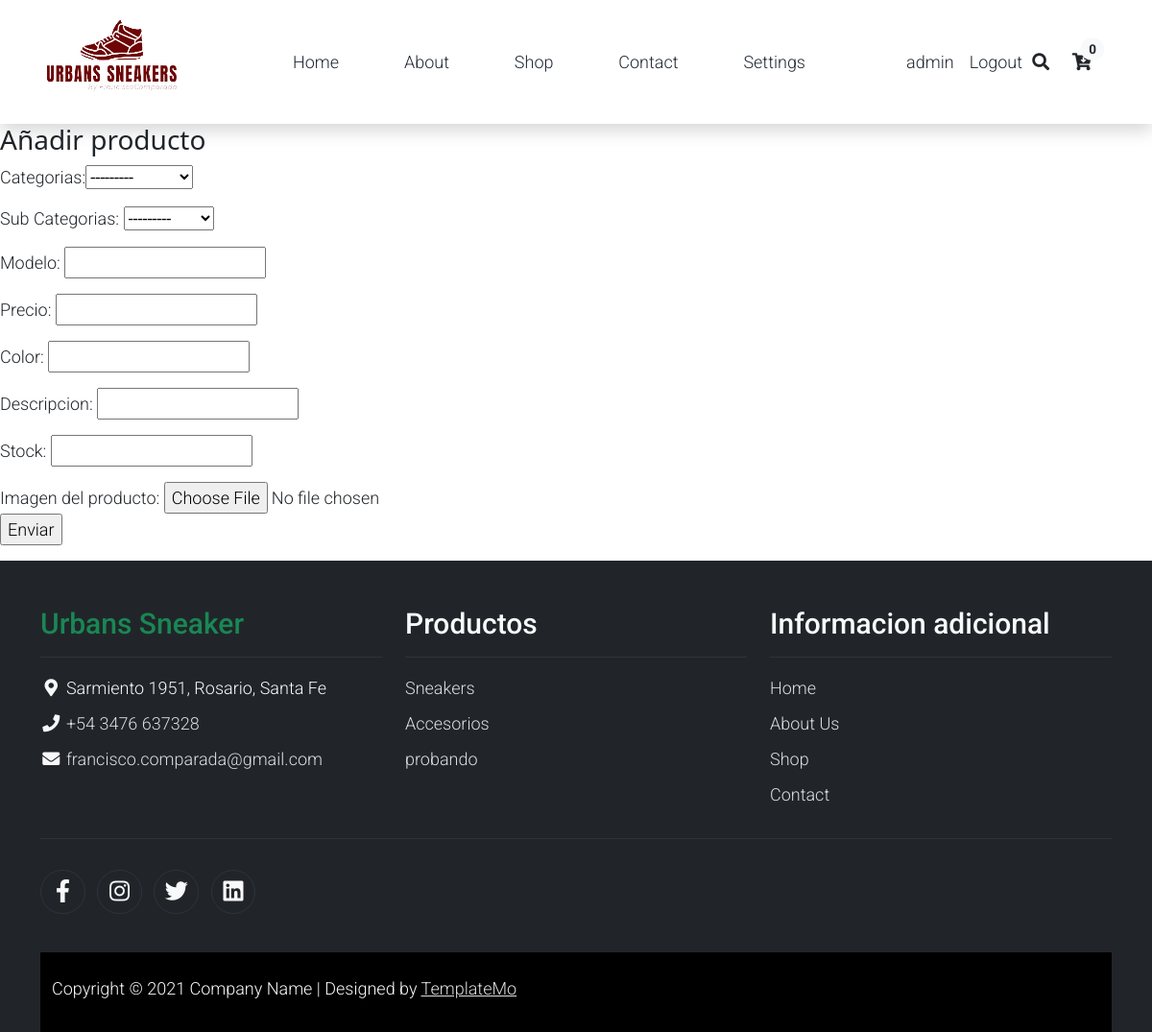
/Productos/create_product/ (signed in), run on the app's committed database.
### Productos/models.py (models this page shows)
class Category(models.Model):
    category=models.CharField(max_length=75)
    def __str__(self):
        return self.category

class Sub_Category(models.Model):
    category=models.ForeignKey('Category',on_delete=models.CASCADE,null=True)
    sub_category=models.CharField(max_length=75)
    img_sub_category=models.ImageField(null=True, upload_to='img_sub_Category/')
    def __str__(self):
        return self.sub_category

### Productos/views.py (the view)
# urls.py: path('create_product/', create_product, name='create_product'),
@login_required
def create_product(request):
    if request.user.is_superuser:
        if request.method == 'POST':
            form = Formulario_Product(request.POST, request.FILES)
            if form.is_valid():
                Product.objects.create(
                    category= form.cleaned_data['category'],
                    sub_category= form.cleaned_data['sub_category'],
                    model=form.cleaned_data['model'],
                    price=form.cleaned_data['price'],
                    coulor=form.cleaned_data['coulor'],
                    description=form.cleaned_data['description'],
                    stock = form.cleaned_data['stock'],
                    img = form.cleaned_data['img'],
                )
                return redirect('/setting')
        elif request.method == 'GET':
            form = Formulario_Product()
            context = {'form':form}
            return render(request, 'Productos/create_product.html', context=context)
    else:
         return redirect('/')

### Productos/forms.py
class Formulario_Product(forms.Form):
    category=forms.ModelChoiceField(label='Categoria', queryset=Category.objects.all())
    sub_category=forms.ModelChoiceField(label='Sub-Categoria', queryset=Sub_Category.objects.all())
    model=forms.CharField(max_length=40)
    price=forms.IntegerField()
    coulor=forms.CharField(max_length=40,required=False)
    description=forms.CharField(max_length=400)
    stock=forms.IntegerField()
    img= forms.ImageField(required=False)

### Cart/context_processors.py (called while the page is built)
def total_cart_amount(request):
    total=0
    if request.user.is_authenticated:
        if 'cart' in request.session:
            for key,value in request.session['cart'].items():
                total = total +(float(value['price']))
    return{'total_cart_amount':total}

def total_product(request):
    total=0
    if request.user.is_authenticated:
        if 'cart' in request.session:
            for key,value in request.session['cart'].items():
                total = total +(int(value['cant']))
    return{'total_product':total}

### Productos/context_processors.py (called while the page is built)
def id_category(request):
    id_category=Category.objects.all()
    return{
        'id_category':id_category,
    }

def id_sub_category(request):
    id_sub_category=Sub_Category.objects.all()
    return{
        'id_sub_category':id_sub_category,
    }

def id_product(request):
    id_product=Product.objects.all()
    return{
        'id_product':id_product,
    }

### templates/Productos/create_product.html (shortened to what this page needs)
<!DOCTYPE html>
<html lang="en">
    {% extends 'General/index.html' %}
    {% block base %}
    {% load static %}
<form action="" method="POST" enctype="multipart/form-data">
    <h3>Añadir producto</h3>
     <div class="form-row">
          <div class="form-group col-md-6" >
              <label >Categorias:{{ form.category }}</label>
          </div>
          <div class="form-group col-md-6" >
              <label >Sub Categorias: {{ form.sub_category }}</label>
          </div>
          <div class="form-group col-md-6">
              <label for="exampleInputPassword1">Modelo:</label>
              {{ form.model }}
            </div>
            <div class="form-group col-md-6">
              <label for="exampleInputPassword1">Precio:</label>
              {{ form.price }}
            </div>
            <div class="form-group col-md-6">
              <label for="exampleInputPassword1">Color:</label>
              {{ form.coulor }}
            </div>
            <div class="form-group">
              <label for="exampleInputPassword1">Descripcion:</label>
              {{ form.description }}
            </div>
            <div class="form-group">
              <label for="exampleInputPassword1">Stock:</label>
              {{ form.stock }}
            </div>
            <div class="form-group">
              <label for="exampleFormControlFile1">Imagen del producto:</label>
              {{ form.img }}
            </div>
        </div>
    <p><input type="submit" value="Enviar"></p>
    </form>
    {% endblock %}

### templates/General/index.html (shortened to what this page needs)
{% load bootstrap5 %}
{% load static %}
<!DOCTYPE html>
<html lang="en">
<head>
    <link rel="stylesheet" href='{% static "css/bootstrap.min.css" %}'>
    <link rel="stylesheet" href='{% static "css/templatemo.css" %}'>
    <link rel="stylesheet" href='{% static "css/custom.css" %}'>
    <link rel="stylesheet" href='{% static "css/fontawesome.min.css" %}'>
    <link href="https://cdn.jsdelivr.net/npm/bootstrap@5.2.0/dist/css/bootstrap.min.css" rel="stylesheet">
</head>
<body>
    <nav class="navbar navbar-expand-lg navbar-light shadow">
        <div class="container d-flex justify-content-between align-items-center">
            <a class="navbar-brand text-success logo h1 align-self-center" href="/">
                <img src='{% static "img/favicon.ico" %}' alt="logoempresa" width="150" height="95">
            </a>
            <div class="align-self-center collapse navbar-collapse flex-fill  d-lg-flex justify-content-lg-between" id="templatemo_main_nav">
                <div class="flex-fill">
                    <ul class="nav navbar-nav d-flex justify-content-between mx-lg-auto">
                        <li class="nav-item">
                            <a class="nav-link" href="/">Home</a>
                        </li>
                        <li class="nav-item">
                            <a class="nav-link" href="#">About</a>
                        </li>
                        <li class="nav-item">
                            <a class="nav-link" href="/shop/">Shop</a>
                        </li>
                        <li class="nav-item">
                            <a class="nav-link" href="#"> Contact </a>
                        </li>
                        {% if request.user.is_authenticated %}
                        {% if request.user.is_superuser %}
                        <li class="nav-item">
                            <a class="nav-link" href="/setting/">Settings</a>
                        </li>
                        {% endif %}
                        {% endif %}
                    </ul>
                </div>
                <div class="navbar align-self-center d-flex">
                    <ul class="nav navbar-nav d-flex justify-content-between mx-lg-auto">
                        {% if request.user.is_authenticated %}
                            {% if request.user.profile.image.url %}
                                <li class="nav-item">
                                    <a class="nav-link" href="#">
                                        <img width="45" height="45" src= '{{ request.user.profile.image.url }}' alt='imagen de {{ request.user.username }}'>{{ request.user.username }} </a>
                                </li>
                            {% else %}
                                <li class="nav-item">
                                    <a class="nav-link" href="#"> {{ request.user.username }} </a>
                                </li>
                            {% endif %}
                            <li class="nav-item">
                                <a class="nav-link" href="/users/logout/">Logout  </a>
                            </li>
                {% endif %}
                <div class="navbar align-self-center d-flex">
                    <a class="nav-icon d-none d-lg-inline" href="#" data-bs-toggle="modal" data-bs-target="#templatemo_search">
                        <i class="fa fa-fw fa-search text-dark mr-2"></i>
                    </a>
                    {% if request.user.is_authenticated %}
                    <a class="nav-icon position-relative text-decoration-none" href="/Cart/cart/">
                        <i class="fa fa-fw fa-cart-arrow-down text-dark mr-1"></i>
                        <span class="position-absolute top-0 left-100 translate-middle badge rounded-pill bg-light text-dark">{{total_product}}</span>
                    </a>
                    {% endif %}
                </div>
            </div>
        </div>
    </nav>
    {% block base %}{% endblock %}
    <footer class="bg-dark" id="tempaltemo_footer">
        <div class="container">
            <div class="row">
                <div class="col-md-4 pt-5">
                    <h2 class="h2 text-success border-bottom pb-3 border-light logo">Urbans Sneaker</h2>
                    <ul class="list-unstyled text-light footer-link-list">
                        <li>
                            <i class="fas fa-map-marker-alt fa-fw"></i>
                            Sarmiento 1951, Rosario, Santa Fe
                        </li>
                        <li>
                            <i class="fa fa-phone fa-fw"></i>
                            <a class="text-decoration-none" href="tel:010-020-0340">+54 3476 637328</a>
                        </li>
                        <li>
                            <i class="fa fa-envelope fa-fw"></i>
                            <a class="text-decoration-none" href="mailto:info@company.com">francisco.comparada@gmail.com</a>
                        </li>
                    </ul>
                </div>
                <div class="col-md-4 pt-5">
                    <h2 class="h2 text-light border-bottom pb-3 border-light">Productos</h2>
                    <ul class="list-unstyled text-light footer-link-list">
                        {% if id_category %}
                        {% for categoria in id_category %}
                        <li><a class="text-decoration-none" href="/Productos/Shop_Category/{{categoria.id}}">{{categoria.category}}</a></li>
                        {% endfor %}
                        {% endif %}
                    </ul>
                </div>
                <div class="col-md-4 pt-5">
                    <h2 class="h2 text-light border-bottom pb-3 border-light">Informacion adicional</h2>
                    <ul class="list-unstyled text-light footer-link-list">
                        <li><a class="text-decoration-none" href="/">Home</a></li>
                        <li><a class="text-decoration-none" href="#">About Us</a></li>
                        <li><a class="text-decoration-none" href="/shop/">Shop </a></li>
                        <li><a class="text-decoration-none" href="#">Contact</a></li>
                    </ul>
                </div>
            </div>
            <div class="row text-light mb-4">
                <div class="col-12 mb-3">
                    <div class="w-100 my-3 border-top border-light"></div>
                </div>
                <div class="col-auto me-auto">
                    <ul class="list-inline text-left footer-icons">
                        <li class="list-inline-item border border-light rounded-circle text-center">
                            <a class="text-light text-decoration-none" target="_blank" href="http://facebook.com/"><i class="fab fa-facebook-f fa-lg fa-fw"></i></a>
                        </li>
                        <li class="list-inline-item border border-light rounded-circle text-center">
                            <a class="text-light text-decoration-none" target="_blank" href="https://www.instagram.com/"><i class="fab fa-instagram fa-lg fa-fw"></i></a>
                        </li>
                        <li class="list-inline-item border border-light rounded-circle text-center">
                            <a class="text-light text-decoration-none" target="_blank" href="https://twitter.com/"><i class="fab fa-twitter fa-lg fa-fw"></i></a>
                        </li>
                        <li class="list-inline-item border border-light rounded-circle text-center">
                            <a class="text-light text-decoration-none" target="_blank" href="https://www.linkedin.com/"><i class="fab fa-linkedin fa-lg fa-fw"></i></a>
                        </li>
                    </ul>
            </div>
        </div>
        <div class="w-100 bg-black py-3">
            <div class="container">
                <div class="row pt-2">
                    <div class="col-12">
                        <p class="text-left text-light">
                            Copyright &copy; 2021 Company Name
                            | Designed by <a rel="sponsored" href="https://templatemo.com" target="_blank">TemplateMo</a>
                        </p>
                    </div>
                </div>
            </div>
        </div>
    </footer>
</body>
</html>

### static/css/templatemo.css (style rules this page uses)
body, ul, li, p, a, label, input, div { font-family: 'Roboto', sans-serif; font-size: 18px !important; font-weight: 300 !important; }
.h1 { font-family: 'Roboto', sans-serif; font-size: 48px !important; font-weight: 200 !important; }
.h2 { font-family: 'Roboto', sans-serif; font-size: 30px !important; font-weight: 300; }
.logo { font-weight: 500 !important; }
.text-success { color: #59ab6e !important; }
.text-light { color: #cfd6e1 !important; }
.bg-dark { background-color: #212934 !important; }
.bg-light { background-color: #e9eef5 !important; }
.bg-black { background-color: #1d242d !important; }
#templatemo_main_nav a { color: #212934; }
#templatemo_main_nav .navbar .nav-icon { margin-right: 20px; }
#tempaltemo_footer a { color: #dcdde1; }
#tempaltemo_footer ul.footer-link-list li { padding-top: 10px; }
#tempaltemo_footer ul.footer-icons li { width: 2.6em; height: 2.6em; line-height: 2.6em; }
#tempaltemo_footer .border-light { border-color: #2d343f !important; }
@media (min-width: 768px) { #templatemo_main_nav .navbar-nav { max-width: 450px; } }
@media (min-width: 992px) { #templatemo_main_nav .navbar-nav { max-width: 550px; } }

### data on the page
Category: category "---------", category "Sneakers"
Sub_Category: sub_category "---------"
Category: category "Accesorios"
Category: category "probando"

### other printed values
{{ request.user.username }} "admin"
{{ total_product }} "0"
